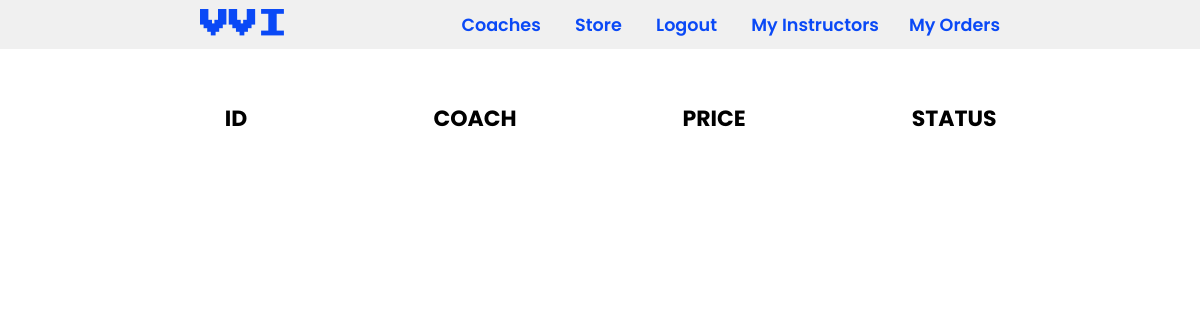
/allCoaches.php (signed in), run on an earlier commit of the app's database.
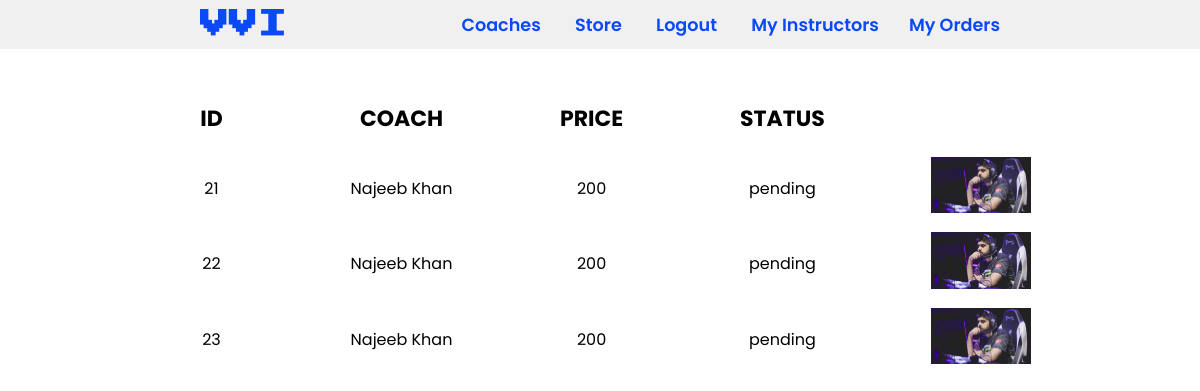
And on a later commit of the database.
### allCoaches.php (the view, shortened to what this page needs)
<?php
include("connection.php");
$customer_id = $_SESSION['id'];
$selectCoach = "SELECT * FROM `coach-order` WHERE customer_id = '$customer_id'";
$res = mysqli_query($con, $selectCoach);
?>
<!DOCTYPE html>
<html lang="en">
<head>
  <link rel="stylesheet" href="./css/orderHistory.css">
</head>
<body>
  <?php include 'header.php';
  ?>
  <h2><a href="index.php">MY Instructors</a></h2>
  <div class="outputs">
    <table>
      <tr>
        <th>Id</th>
        <th>Coach</th>
        <th>Price</th>
        <th>Status</th>
      </tr>
      <tbody id="tbody">
        <?php
        while ($row = mysqli_fetch_array($res)) {
        ?>
          <tr>
            <td><?php echo ($row['id']) ?></td>
            <td><?php echo ($row['product']) ?></td>
            <td><?php echo ($row['price']) ?></td>
            <td><?php
                echo ($row['status']);
                ?></td>
            <td>
              <img style="width: 100px;" src="productsImg/<?php echo ($row['img']); ?>" />
            </td>
          <?php
        }
          ?>
          </tr>
      </tbody>
    </table>
  </div>
</body>
</html>

### header.php (shortened to what this page needs)
<head>
  <link rel="stylesheet" href="css/style.css">
</head>
<header>
  <a href="index.php" class="logo">VVI</a>
  <nav class="navigation">
    <a class="src" href="vvi.php?type=coaches">Coaches</a>
    <a class="src" href="vvi.php?type=product">Store</a>
    <?php if (isset($_SESSION['role'])) {
      echo ('<a href="log.php?logout=1">Logout</a>');
    } ?>
    <?php if (isset($_SESSION['role'])) {
      if ($_SESSION['role'] == 'user') {
        echo ('<a class="src" href="allOrders.php?type=coach-order">My Instructors</a>');
        echo ('<a class="src" href="allOrders.php?type=product_order">My Orders</a>');
      }
    } ?>
  </nav>
</header>

### css/orderHistory.css (style rules this page uses)
* { margin: 0; padding: 0; }
:root { --body-background: #222; --input-background: #111; --input-focus-background: #000; --font-color: #000; --primary-color: hsl(150, 100%, 66%); --primary-color-hover: #d64e67; }
body { color: var(--font-color); font-family: system-ui; }
table { width: 80%; text-align: center; margin: auto; margin-top: 50px; }
table th { text-transform: uppercase; }
th { width: 10%; padding: 15px; font-size: 22px; }
td { width: 10%; padding: 5px; }

### css/style.css (style rules this page uses)
* { font-family: "Poppins", sans-serif; margin: 0; padding: 0; box-sizing: border-box; scroll-behavior: smooth; }
:root { --primary-color: #0a49f6; --main-color: #0a49f6; --sec-color: #fa4454; --th-color: #0a49f6; --arcade: "Press Start 2P", cursive; --transparent-color: rgb(15 116 143 / 70%); --section-padding: 100px; }
header { background-color: #f0f0f0; width: 100%; position: fixed; display: flex; justify-content: space-between; align-items: center; padding: 10px 200px; z-index: 999; }
.logo { text-decoration: none; color: var(--primary-color); text-transform: uppercase; font-weight: 700; font-size: 1.8em; font-family: var(--arcade); }
.navigation a { text-decoration: none; color: var(--primary-color); font-size: 1.1em; font-weight: 600; padding-left: 30px; }

What changed in the data, as far as the page shows it:
added coach-order: id "21", product "Najeeb Khan", price "200", status "pending", img (picture)
added coach-order: id "22", product "Najeeb Khan", price "200", status "pending", img (picture)
added coach-order: id "23", product "Najeeb Khan", price "200", status "pending", img (picture)
